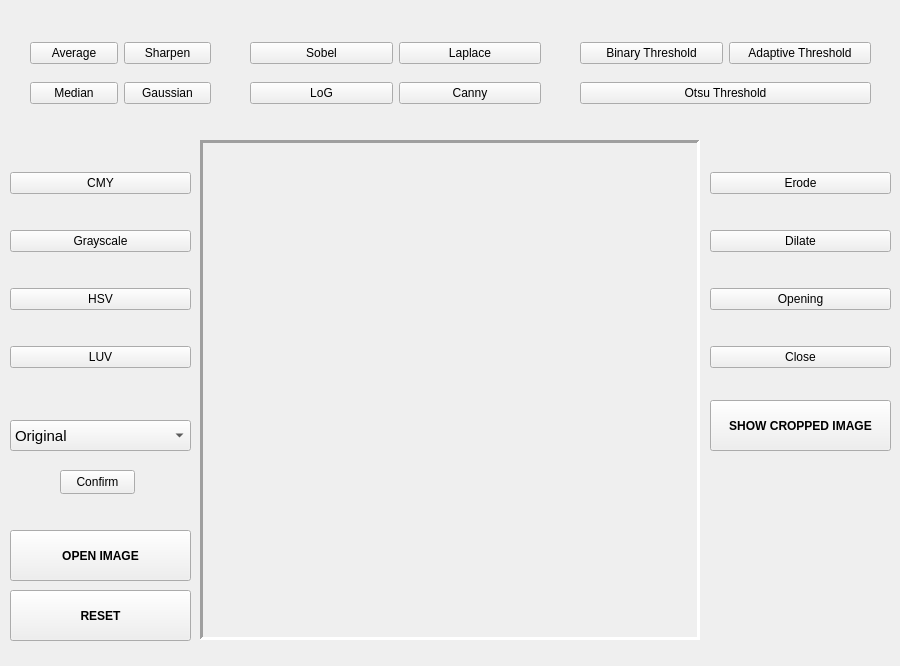
<?xml version="1.0" encoding="UTF-8"?>
<ui version="4.0">
 <class>Analyzer</class>
 <widget class="QMainWindow" name="Analyzer">
  <property name="geometry">
   <rect>
    <x>0</x>
    <y>0</y>
    <width>900</width>
    <height>666</height>
   </rect>
  </property>
  <property name="windowTitle">
   <string>MainWindow</string>
  </property>
  <widget class="QWidget" name="centralwidget">
   <widget class="QLabel" name="imageLabel">
    <property name="geometry">
     <rect>
      <x>200</x>
      <y>140</y>
      <width>500</width>
      <height>500</height>
     </rect>
    </property>
    <property name="frameShape">
     <enum>QFrame::Panel</enum>
    </property>
    <property name="frameShadow">
     <enum>QFrame::Sunken</enum>
    </property>
    <property name="lineWidth">
     <number>3</number>
    </property>
    <property name="text">
     <string/>
    </property>
    <property name="alignment">
     <set>Qt::AlignHCenter|Qt::AlignTop</set>
    </property>
   </widget>
   <widget class="QPushButton" name="resetButton">
    <property name="geometry">
     <rect>
      <x>10</x>
      <y>590</y>
      <width>181</width>
      <height>51</height>
     </rect>
    </property>
    <property name="font">
     <font>
      <bold>true</bold>
     </font>
    </property>
    <property name="text">
     <string>RESET</string>
    </property>
   </widget>
   <widget class="QComboBox" name="channelSelector">
    <property name="geometry">
     <rect>
      <x>10</x>
      <y>420</y>
      <width>181</width>
      <height>31</height>
     </rect>
    </property>
    <property name="font">
     <font>
      <pointsize>11</pointsize>
      <italic>false</italic>
      <bold>false</bold>
      <underline>false</underline>
      <kerning>true</kerning>
     </font>
    </property>
    <property name="editable">
     <bool>false</bool>
    </property>
    <item>
     <property name="text">
      <string>Original</string>
     </property>
    </item>
    <item>
     <property name="text">
      <string>Channel 1</string>
     </property>
    </item>
    <item>
     <property name="text">
      <string>Channel 2</string>
     </property>
    </item>
    <item>
     <property name="text">
      <string>Channel 3</string>
     </property>
    </item>
   </widget>
   <widget class="QWidget" name="verticalLayoutWidget">
    <property name="geometry">
     <rect>
      <x>10</x>
      <y>140</y>
      <width>181</width>
      <height>261</height>
     </rect>
    </property>
    <layout class="QVBoxLayout" name="colorSpaceLayout">
     <property name="spacing">
      <number>4</number>
     </property>
     <property name="sizeConstraint">
      <enum>QLayout::SetDefaultConstraint</enum>
     </property>
     <item>
      <widget class="QPushButton" name="cmyButton">
       <property name="font">
        <font>
         <bold>false</bold>
        </font>
       </property>
       <property name="text">
        <string>CMY</string>
       </property>
      </widget>
     </item>
     <item>
      <widget class="QPushButton" name="grayButton">
       <property name="font">
        <font>
         <bold>false</bold>
        </font>
       </property>
       <property name="text">
        <string>Grayscale</string>
       </property>
      </widget>
     </item>
     <item>
      <widget class="QPushButton" name="hsvButton">
       <property name="font">
        <font>
         <bold>false</bold>
        </font>
       </property>
       <property name="text">
        <string>HSV</string>
       </property>
      </widget>
     </item>
     <item>
      <widget class="QPushButton" name="luvButton">
       <property name="font">
        <font>
         <bold>false</bold>
        </font>
       </property>
       <property name="text">
        <string>LUV</string>
       </property>
      </widget>
     </item>
    </layout>
   </widget>
   <widget class="QPushButton" name="openImageButton">
    <property name="geometry">
     <rect>
      <x>10</x>
      <y>530</y>
      <width>181</width>
      <height>51</height>
     </rect>
    </property>
    <property name="font">
     <font>
      <bold>true</bold>
     </font>
    </property>
    <property name="text">
     <string>OPEN IMAGE</string>
    </property>
   </widget>
   <widget class="QWidget" name="gridLayoutWidget">
    <property name="geometry">
     <rect>
      <x>30</x>
      <y>30</y>
      <width>181</width>
      <height>86</height>
     </rect>
    </property>
    <layout class="QGridLayout" name="filterLayout">
     <item row="0" column="0">
      <widget class="QPushButton" name="averageBlurButton">
       <property name="font">
        <font>
         <bold>false</bold>
        </font>
       </property>
       <property name="text">
        <string>Average</string>
       </property>
      </widget>
     </item>
     <item row="1" column="0">
      <widget class="QPushButton" name="medianBlurButton">
       <property name="font">
        <font>
         <bold>false</bold>
        </font>
       </property>
       <property name="text">
        <string>Median</string>
       </property>
      </widget>
     </item>
     <item row="1" column="1">
      <widget class="QPushButton" name="gaussianButton">
       <property name="font">
        <font>
         <bold>false</bold>
        </font>
       </property>
       <property name="text">
        <string>Gaussian</string>
       </property>
      </widget>
     </item>
     <item row="0" column="1">
      <widget class="QPushButton" name="sharpenButton">
       <property name="font">
        <font>
         <bold>false</bold>
        </font>
       </property>
       <property name="text">
        <string>Sharpen</string>
       </property>
      </widget>
     </item>
    </layout>
   </widget>
   <widget class="QWidget" name="gridLayoutWidget_2">
    <property name="geometry">
     <rect>
      <x>580</x>
      <y>30</y>
      <width>291</width>
      <height>86</height>
     </rect>
    </property>
    <layout class="QGridLayout" name="thresholdLayout">
     <item row="0" column="0">
      <widget class="QPushButton" name="binaryThresholdButton">
       <property name="font">
        <font>
         <bold>false</bold>
        </font>
       </property>
       <property name="text">
        <string>Binary Threshold</string>
       </property>
      </widget>
     </item>
     <item row="0" column="1">
      <widget class="QPushButton" name="adaptiveThresholdButton">
       <property name="font">
        <font>
         <bold>false</bold>
        </font>
       </property>
       <property name="text">
        <string>Adaptive Threshold</string>
       </property>
      </widget>
     </item>
     <item row="1" column="0" colspan="2">
      <widget class="QPushButton" name="otsuThresholdButton">
       <property name="font">
        <font>
         <bold>false</bold>
        </font>
       </property>
       <property name="text">
        <string>Otsu Threshold</string>
       </property>
      </widget>
     </item>
    </layout>
   </widget>
   <widget class="QWidget" name="gridLayoutWidget_3">
    <property name="geometry">
     <rect>
      <x>250</x>
      <y>30</y>
      <width>291</width>
      <height>86</height>
     </rect>
    </property>
    <layout class="QGridLayout" name="edgeDetectLayout">
     <item row="0" column="0">
      <widget class="QPushButton" name="sobelButton">
       <property name="font">
        <font>
         <bold>false</bold>
        </font>
       </property>
       <property name="text">
        <string>Sobel</string>
       </property>
      </widget>
     </item>
     <item row="1" column="0">
      <widget class="QPushButton" name="logButton">
       <property name="font">
        <font>
         <bold>false</bold>
        </font>
       </property>
       <property name="text">
        <string>LoG</string>
       </property>
      </widget>
     </item>
     <item row="1" column="1">
      <widget class="QPushButton" name="cannyButton">
       <property name="font">
        <font>
         <bold>false</bold>
        </font>
       </property>
       <property name="text">
        <string>Canny</string>
       </property>
      </widget>
     </item>
     <item row="0" column="1">
      <widget class="QPushButton" name="laplaceButton">
       <property name="font">
        <font>
         <bold>false</bold>
        </font>
       </property>
       <property name="text">
        <string>Laplace</string>
       </property>
      </widget>
     </item>
    </layout>
   </widget>
   <widget class="QWidget" name="verticalLayoutWidget_2">
    <property name="geometry">
     <rect>
      <x>710</x>
      <y>140</y>
      <width>181</width>
      <height>261</height>
     </rect>
    </property>
    <layout class="QVBoxLayout" name="morphLayout">
     <property name="spacing">
      <number>4</number>
     </property>
     <property name="sizeConstraint">
      <enum>QLayout::SetDefaultConstraint</enum>
     </property>
     <item>
      <widget class="QPushButton" name="erodeButton">
       <property name="font">
        <font>
         <bold>false</bold>
        </font>
       </property>
       <property name="text">
        <string>Erode</string>
       </property>
      </widget>
     </item>
     <item>
      <widget class="QPushButton" name="dilateButton">
       <property name="font">
        <font>
         <bold>false</bold>
        </font>
       </property>
       <property name="text">
        <string>Dilate</string>
       </property>
      </widget>
     </item>
     <item>
      <widget class="QPushButton" name="openButton">
       <property name="font">
        <font>
         <bold>false</bold>
        </font>
       </property>
       <property name="text">
        <string>Opening</string>
       </property>
      </widget>
     </item>
     <item>
      <widget class="QPushButton" name="closeButton">
       <property name="font">
        <font>
         <bold>false</bold>
        </font>
       </property>
       <property name="text">
        <string>Close</string>
       </property>
      </widget>
     </item>
    </layout>
   </widget>
   <widget class="QPushButton" name="confirmButton">
    <property name="geometry">
     <rect>
      <x>60</x>
      <y>470</y>
      <width>75</width>
      <height>24</height>
     </rect>
    </property>
    <property name="text">
     <string>Confirm</string>
    </property>
   </widget>
   <widget class="QPushButton" name="openImageButton_2">
    <property name="geometry">
     <rect>
      <x>710</x>
      <y>400</y>
      <width>181</width>
      <height>51</height>
     </rect>
    </property>
    <property name="font">
     <font>
      <bold>true</bold>
     </font>
    </property>
    <property name="text">
     <string>SHOW CROPPED IMAGE</string>
    </property>
   </widget>
  </widget>
 </widget>
 <resources/>
 <connections/>
</ui>
